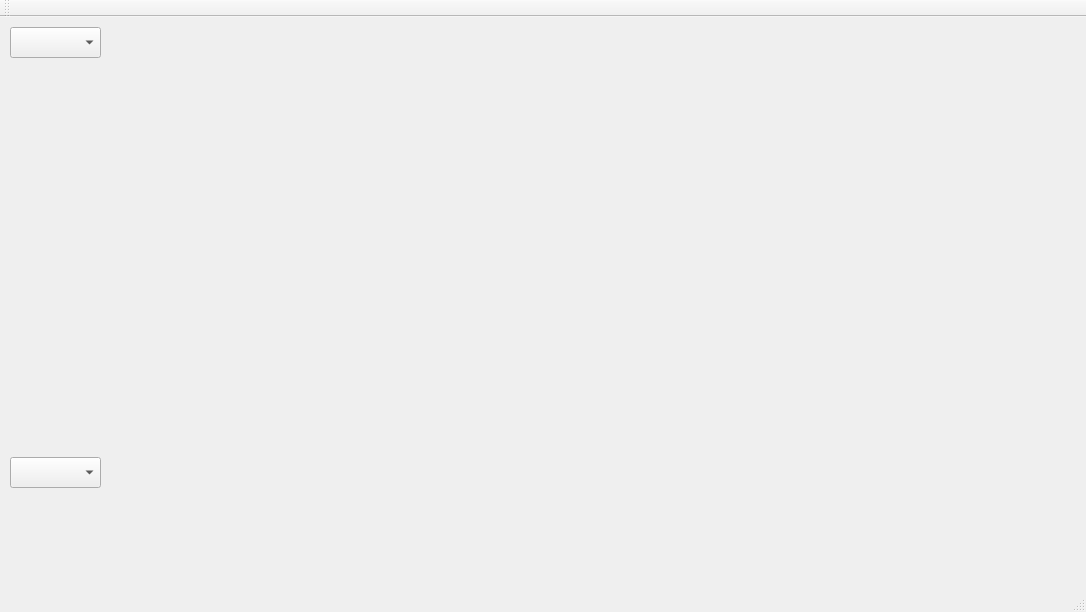
<?xml version="1.0" encoding="UTF-8"?>
<ui version="4.0">
 <class>MainWindow</class>
 <widget class="QMainWindow" name="MainWindow">
  <property name="geometry">
   <rect>
    <x>0</x>
    <y>0</y>
    <width>1086</width>
    <height>612</height>
   </rect>
  </property>
  <property name="windowTitle">
   <string>MainWindow</string>
  </property>
  <widget class="QWidget" name="centralWidget">
   <widget class="QComboBox" name="serialPortComboBox">
    <property name="geometry">
     <rect>
      <x>10</x>
      <y>10</y>
      <width>91</width>
      <height>31</height>
     </rect>
    </property>
    <property name="font">
     <font>
      <family>Times New Roman</family>
      <pointsize>14</pointsize>
     </font>
    </property>
   </widget>
   <widget class="QComboBox" name="serialPortComboBox1">
    <property name="geometry">
     <rect>
      <x>10</x>
      <y>440</y>
      <width>91</width>
      <height>31</height>
     </rect>
    </property>
    <property name="font">
     <font>
      <family>Times New Roman</family>
      <pointsize>14</pointsize>
     </font>
    </property>
   </widget>
  </widget>
  <widget class="QMenuBar" name="menuBar">
   <property name="geometry">
    <rect>
     <x>0</x>
     <y>0</y>
     <width>1086</width>
     <height>23</height>
    </rect>
   </property>
  </widget>
  <widget class="QToolBar" name="mainToolBar">
   <attribute name="toolBarArea">
    <enum>TopToolBarArea</enum>
   </attribute>
   <attribute name="toolBarBreak">
    <bool>false</bool>
   </attribute>
  </widget>
  <widget class="QStatusBar" name="statusBar"/>
 </widget>
 <layoutdefault spacing="6" margin="11"/>
 <resources/>
 <connections/>
</ui>
